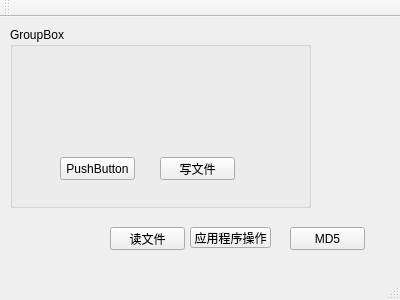
<?xml version="1.0" encoding="UTF-8"?>
<ui version="4.0">
 <class>MainWindow</class>
 <widget class="QMainWindow" name="MainWindow">
  <property name="geometry">
   <rect>
    <x>0</x>
    <y>0</y>
    <width>400</width>
    <height>300</height>
   </rect>
  </property>
  <property name="windowTitle">
   <string>MainWindow</string>
  </property>
  <widget class="QWidget" name="centralWidget">
   <widget class="QPushButton" name="pushButton_2">
    <property name="geometry">
     <rect>
      <x>110</x>
      <y>210</y>
      <width>75</width>
      <height>23</height>
     </rect>
    </property>
    <property name="text">
     <string>读文件</string>
    </property>
   </widget>
   <widget class="QPushButton" name="pushButton_4">
    <property name="geometry">
     <rect>
      <x>190</x>
      <y>210</y>
      <width>81</width>
      <height>21</height>
     </rect>
    </property>
    <property name="text">
     <string>应用程序操作</string>
    </property>
   </widget>
   <widget class="QPushButton" name="pushButton_5">
    <property name="geometry">
     <rect>
      <x>290</x>
      <y>210</y>
      <width>75</width>
      <height>23</height>
     </rect>
    </property>
    <property name="text">
     <string>MD5</string>
    </property>
   </widget>
   <widget class="QGroupBox" name="groupBox_window">
    <property name="geometry">
     <rect>
      <x>10</x>
      <y>10</y>
      <width>301</width>
      <height>181</height>
     </rect>
    </property>
    <property name="title">
     <string>GroupBox</string>
    </property>
    <widget class="QPushButton" name="pushButton_3">
     <property name="geometry">
      <rect>
       <x>150</x>
       <y>130</y>
       <width>75</width>
       <height>23</height>
      </rect>
     </property>
     <property name="text">
      <string>写文件</string>
     </property>
    </widget>
    <widget class="QPushButton" name="pushButton">
     <property name="geometry">
      <rect>
       <x>50</x>
       <y>130</y>
       <width>75</width>
       <height>23</height>
      </rect>
     </property>
     <property name="text">
      <string>PushButton</string>
     </property>
    </widget>
   </widget>
  </widget>
  <widget class="QMenuBar" name="menuBar">
   <property name="geometry">
    <rect>
     <x>0</x>
     <y>0</y>
     <width>400</width>
     <height>23</height>
    </rect>
   </property>
  </widget>
  <widget class="QToolBar" name="mainToolBar">
   <attribute name="toolBarArea">
    <enum>TopToolBarArea</enum>
   </attribute>
   <attribute name="toolBarBreak">
    <bool>false</bool>
   </attribute>
  </widget>
  <widget class="QStatusBar" name="statusBar"/>
 </widget>
 <layoutdefault spacing="6" margin="11"/>
 <resources/>
 <connections/>
</ui>
